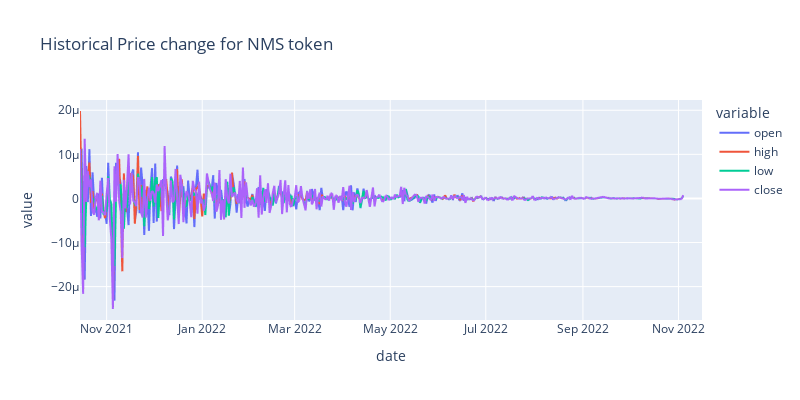

Source (notebook cell):
### Code cell
fig2 = px.line(diff_nms_price_df, x= diff_nms_price_df.index, y=['open','high','low','close'],title="Historical Price change for NMS token", height=400, width=800)
fig2.show()

### Figure 1 — Plotly figure (JSON) as saved in the notebook; plotly's stock layout.template omitted (floating-point values rounded to 4 significant figures; data arrays with more than 128 entries replaced by an {"elided": "..."} marker saying what was removed)
{"data": [{"hovertemplate": "variable=open<br>date=%{x}<br>value=%{y}<extra></extra>", "legendgroup": "open", "line": {"color": "#636efa", "dash": "solid"}, "mode": "lines", "name": "open", "showlegend": true, "type": "scattergl", "x": {"elided": "352 str values"}, "xaxis": "x", "y": {"elided": "352 float values"}, "yaxis": "y"}, {"hovertemplate": "variable=high<br>date=%{x}<br>value=%{y}<extra></extra>", "legendgroup": "high", "line": {"color": "#EF553B", "dash": "solid"}, "mode": "lines", "name": "high", "showlegend": true, "type": "scattergl", "x": {"elided": "352 str values"}, "xaxis": "x", "y": {"elided": "352 float values"}, "yaxis": "y"}, {"hovertemplate": "variable=low<br>date=%{x}<br>value=%{y}<extra></extra>", "legendgroup": "low", "line": {"color": "#00cc96", "dash": "solid"}, "mode": "lines", "name": "low", "showlegend": true, "type": "scattergl", "x": {"elided": "352 str values"}, "xaxis": "x", "y": {"elided": "352 float values"}, "yaxis": "y"}, {"hovertemplate": "variable=close<br>date=%{x}<br>value=%{y}<extra></extra>", "legendgroup": "close", "line": {"color": "#ab63fa", "dash": "solid"}, "mode": "lines", "name": "close", "showlegend": true, "type": "scattergl", "x": {"elided": "352 str values"}, "xaxis": "x", "y": {"elided": "352 float values"}, "yaxis": "y"}], "layout": {"height": 400, "legend": {"title": {"text": "variable"}, "tracegroupgap": 0}, "title": {"text": "Historical Price change for NMS token"}, "width": 800, "xaxis": {"anchor": "y", "domain": [0, 1], "title": {"text": "date"}}, "yaxis": {"anchor": "x", "domain": [0, 1], "title": {"text": "value"}}}}
